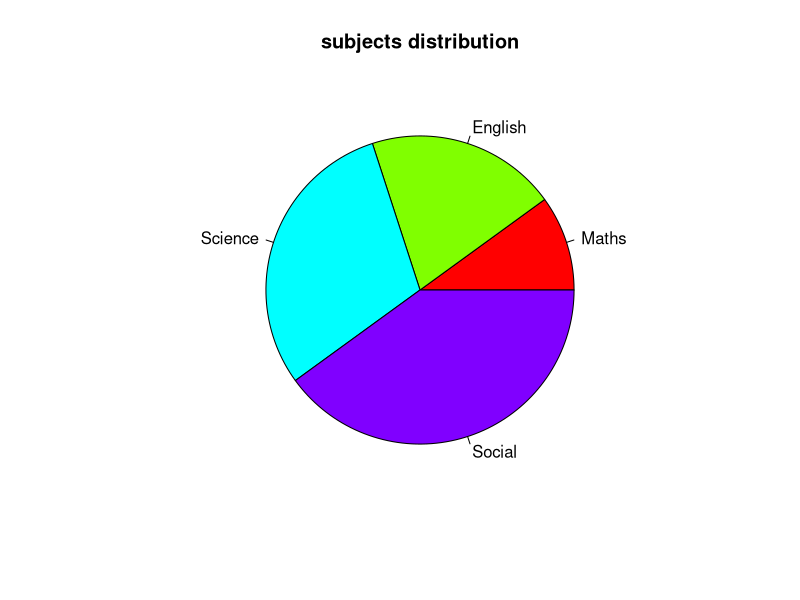

The R source for this figure:
data<-c(10,20,30,40)
subjects<-c("Maths","English","Science","Social")
png(file="piechart2.jpg")
pie(data,subjects,main="subjects distribution",col=rainbow(length(data)))
dev.off()
